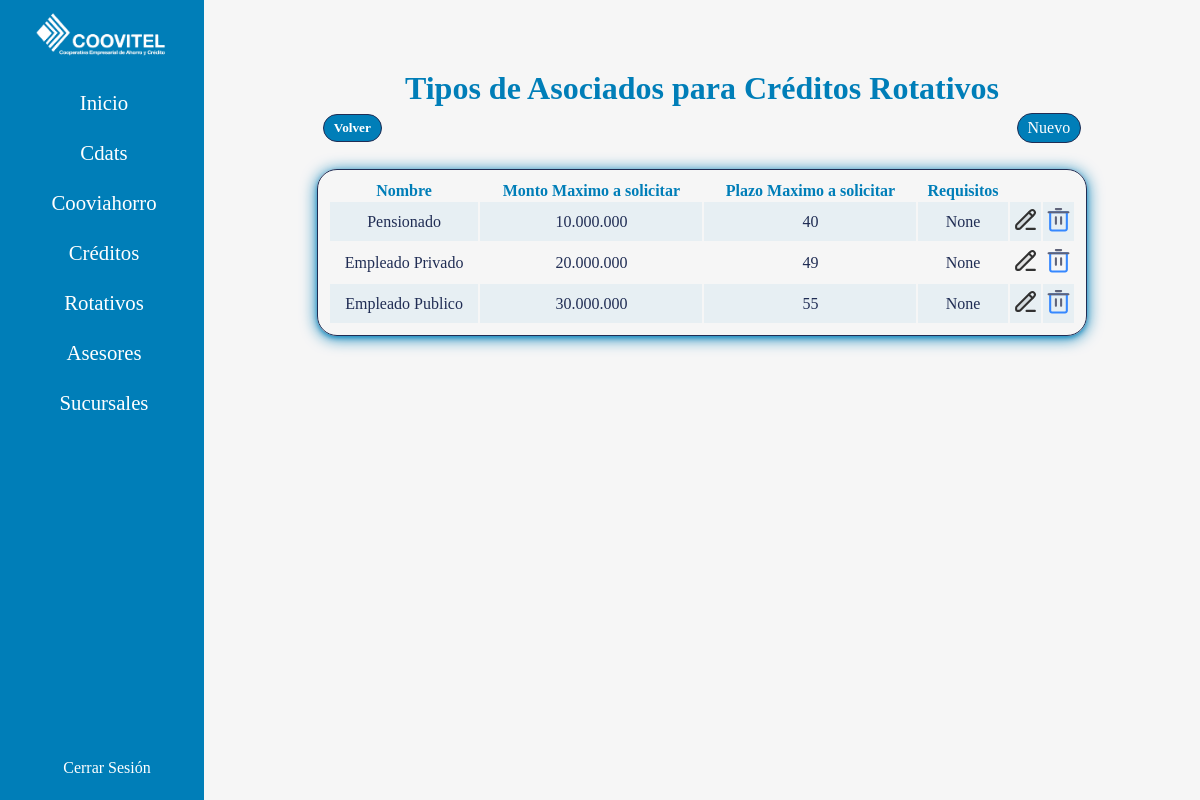
Page /asociadoRotativo/ (signed in) on the committed database.
### rotativo/models.py (models this page shows, shortened)
class AsociadoRotativo(models.Model):
    name = models.CharField(max_length=100)
    montoMax = models.CharField(max_length=200)
    plazoMax = models.IntegerField()
    requisitos = models.CharField(max_length=200, blank=True, null=True)

### rotativo/views.py (the view)
# urls.py: path("asociadoRotativo/", views.typesAsociadosRotativos, name="asociadosrotativo"),
@login_required
def typesAsociadosRotativos(request):
    typesAsociados = AsociadoRotativo.objects.all()
    return render(request, 'rotativos/asociados/asociados.html', {'asociados': typesAsociados})

### controls/templates/rotativos/asociados/asociados.html (shortened to what this page needs)
{% extends 'base.html' %}
{% block content %}
    <div class="types">
        <h1 class="title-type">Tipos de Asociados para Créditos Rotativos</h1>
        <div class="buttons">
            <a class="bts" href="{% url 'controlsRotativos' %}"><h5>Volver</h5></a>
            <a class="bts" href="{% url 'createAsociadoRotativo' %}">Nuevo</a>
        </div>
        <table>
            <tr>
                <th class="ttb">Nombre</th>
                <th class="ttb">Monto Maximo a solicitar</th>
                <th class="ttb">Plazo Maximo a solicitar</th>
                <th class="ttb">Requisitos</th>
                <th class="icon"></th>
                <th class="icon"></th>
            </tr>
            {% for asociado in asociados %}
                <tr>
                    <td class="tb data">{{asociado.name}}</td>
                    <td class="tb data">{{asociado.montoMax}}</td>
                    <td class="tb data">{{asociado.plazoMax}}</td>
                    <td class="tb data">{{asociado.requisitos}}</td>
                    <td class="tb">
                        <a href="{% url 'updateAsociadoRotativo' asociado.id %}">
                        </a>
                    </td>
                    <td class="tb">
                        <a onclick="return confirm('Esta seguro de eliminar tipo de Asociado para Crédito Rotativo?')" href="{% url 'deleteAsociadoRotativo' asociado.id %}">
                        </a>
                    </td>
                </tr>
            {% endfor %}
        </table>
    </div>
{% endblock %}

### account/static/css/style.css (style rules this page uses)
:root { --backColor: #fdfdfd; --colorWhite: #fff; --colorLinks: #007eb8; --colorOne: #202d54; --colorTwo: #2c3870; --colorThree: #2d2e83; --colorFour: #007eb8; }
* { margin: 0; padding: 0; box-sizing: border-box; }
html { height: 100%; height: 100vh; font-family:Georgia, 'Times New Roman', Times, serif; color: var(--colorFour); }
body { height: auto; min-height: 100%; min-height: 100vh; overflow-y: scroll; background-color: var(--backColor); display: grid; grid-template-areas: "aside main main"; grid-template-columns: 17vw 1fr; grid-template-rows: 1fr auto; }
a { text-decoration: none; }

### controls/static/css/style2.css (style rules this page uses)
:root { --backColor: #fdfdfd; --colorWhite: #fff; --colorLinks: #007eb8; --colorOne: #202d54; --colorTwo: #2c3870; --colorThree: #2d2e83; --colorFour: #007eb8; }
.types { width: 100%; display: flex; flex-direction: column; justify-content: center; align-items: center; }
.title-type { color: var(--colorFour); }
.buttons { width: 90%; display: flex; flex-direction: row; justify-content: space-between; align-items: center; padding: 6px; }
.bts { background-color: #007eb8; border: 1px solid var(--colorOne); border-radius: 20px; padding: 5px 10px; color: #fff; transition: all .3s ease; }
td { color: #202d54; padding: 5px 0px; }
tr:nth-child(2n) { background-color: #007eb810; }
.image { transition: all .3s ease-in-out; }

### controls/static/css/options.css (style rules this page uses)
:root { --backColor: #fdfdfd; --colorWhite: #fff; --colorLinks: #007eb8; --colorOne: #202d54; --colorTwo: #2c3870; --colorThree: #2d2e83; --colorFour: #007eb8; }

### asesores/static/css/asesores.css (style rules this page uses)
.types { width: 100%; height: max-content; display: flex; flex-direction: column; }
.title-type { color: var(--colorFour); }
td { color: #202d54; padding: 5px 0px; }
tr:nth-child(2n) { background-color: #007eb810; }
.image { transition: all .3s ease-in-out; }

### asesores/static/css/paginator.css (style rules this page uses)
:root { --backColor: #fdfdfd; --colorWhite: #fff; --colorLinks: #007eb8; --colorOne: #202d54; --colorTwo: #2c3870; --colorTwoLow: #2c387028; --colorThree: #2d2e83; --colorFour: #007eb8; }
a { text-decoration: none; color: var(--colorWhite); }

### rows in the picture
AsociadoRotativo: name "Pensionado", montoMax "10.000.000", plazoMax "40", requisitos "None"
AsociadoRotativo: name "Empleado Privado", montoMax "20.000.000", plazoMax "49", requisitos "None"
AsociadoRotativo: name "Empleado Publico", montoMax "30.000.000", plazoMax "55", requisitos "None"
